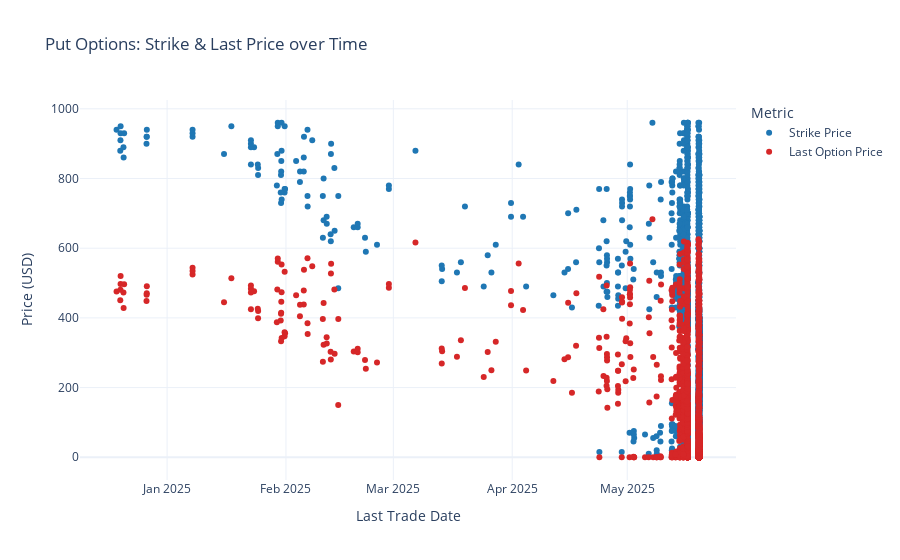

The cell this chart's notebook holds for it:
### Code cell
fig = go.Figure()

# Strike Price trace (blue)
fig.add_trace(go.Scatter(
    x=opts_data_p['lastTradeDate'],
    y=opts_data_p['strike'],
    mode='markers',
    name='Strike Price',
    marker=dict(color='#1f77b4')
))

# Last Price trace (red)
fig.add_trace(go.Scatter(
    x=opts_data_p['lastTradeDate'],
    y=opts_data_p['lastOptionPrice'],
    mode='markers',
    name='Last Option Price',
    marker=dict(color='#d62728')
))

fig.update_layout(
    title='Put Options: Strike & Last Price over Time',
    xaxis_title='Last Trade Date',
    yaxis_title='Price (USD)',
    template='plotly_white',
    legend_title='Metric',
    height=500
)

fig.show()

### Figure 1 — Plotly figure (JSON) as saved in the notebook; plotly's stock layout.template omitted (floating-point values rounded to 4 significant figures; data arrays with more than 128 entries replaced by an {"elided": "..."} marker saying what was removed)
{"data": [{"marker": {"color": "#1f77b4"}, "mode": "markers", "name": "Strike Price", "type": "scatter", "x": {"elided": "2118 str values"}, "y": {"elided": "2118 float values"}}, {"marker": {"color": "#d62728"}, "mode": "markers", "name": "Last Option Price", "type": "scatter", "x": {"elided": "2118 str values"}, "y": {"elided": "2118 float values"}}], "layout": {"autosize": true, "legend": {"title": {"text": "Metric"}}, "title": {"text": "Put Options: Strike & Last Price over Time"}, "xaxis": {"autorange": true, "range": ["2024-12-09 13:02:29.0328", "2025-05-29 02:30:04.9672"], "title": {"text": "Last Trade Date"}, "type": "date"}, "yaxis": {"autorange": true, "range": [-67.58, 1028.0], "title": {"text": "Price (USD)"}, "type": "linear"}}}
